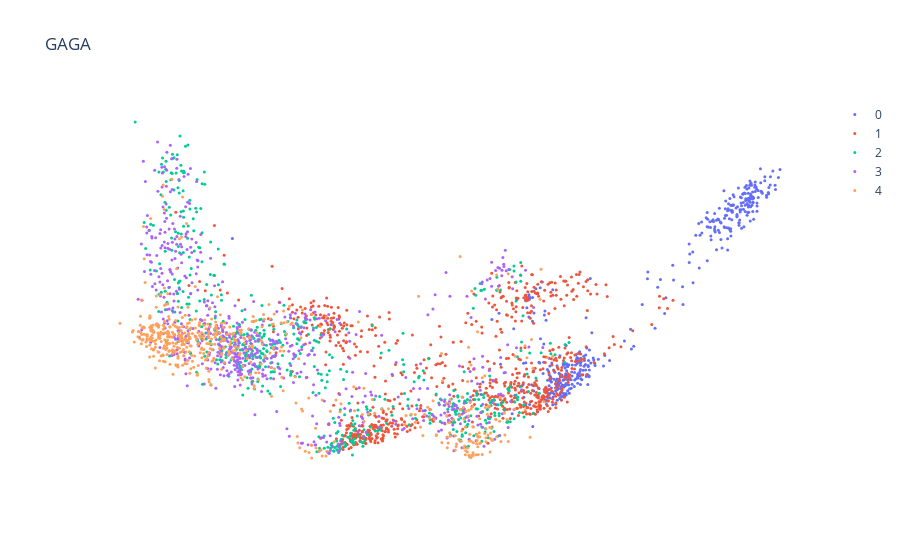
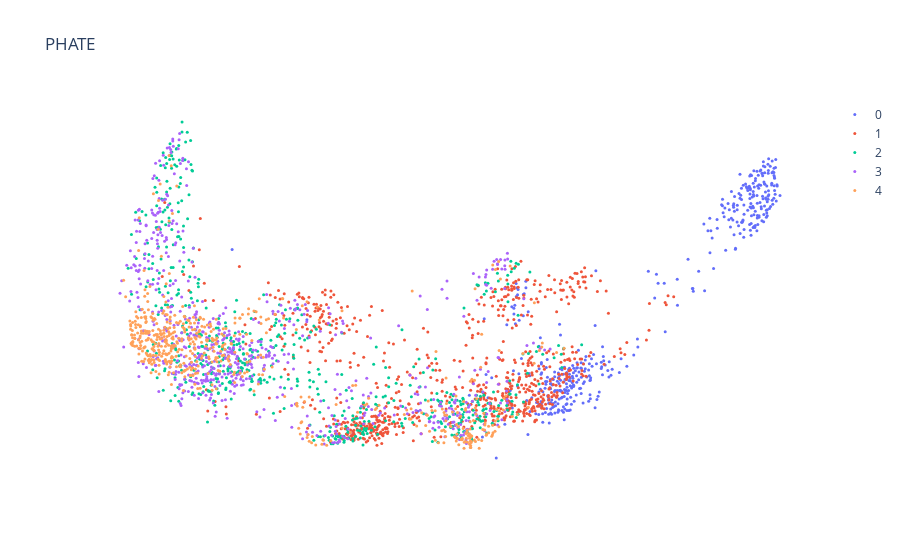

Here is the notebook cell these charts were saved with, in order:
### Code cell
cfg_main_data_name = 'EB_heatgeo_Denoise.5'

# results_path = f'results/{cfg_main.data_name}/{cfg_main.dimensions_latent}'
# pathlib.Path(results_path).mkdir(parents=True, exist_ok=True)

wandb.login()
api = wandb.Api()

entity = "xingzhis"
project = "dmae"
sweep_id = cfg_main_ae_sweep_id
sweep = api.sweep(f"{entity}/{project}/{sweep_id}")
# Initialize an empty list to store run data
runs_data = []

for run in sweep.runs:
    # Extract metrics and configs
    metrics = run.summary._json_dict
    configs = run.config
    
    # Combine metrics and configs, and add run ID
    combined_data = {**metrics, **configs, "run_id": run.id}
    
    # Append the combined data to the list
    runs_data.append(combined_data)

# Create a DataFrame from the runs data
df = pd.DataFrame(runs_data)

data_name = cfg_main_data_name
# run_ids = df[(df['data.name'] == data_name) & (df['cfg/loss/weights/cycle'] == 1.) & (df['cfg/dimensions/latent'] == 3)]['run_id']
run_ids = df[(df['data.name'] == data_name) & (df['loss.weights.cycle'] == cfg_main_weights_cycle) & (df['dimensions.latent'] == cfg_main_dimensions_latent) & (df['cfg/loss/weights/reconstr']==0.01) & (df['cfg/loss/weights/dist']==77.4)]['run_id']
assert len(run_ids) == 1
run_id = run_ids.iloc[0]
run = api.run(f"{entity}/{project}/{run_id}")
# run = api.run(f"{entity}/{project}/{run_id}")
folder_path = '../../src/wandb/'
cfg = OmegaConf.create(run.config)
folder_list = glob.glob(f"{folder_path}*{run.id}*")
ckpt_files = glob.glob(f"{folder_list[0]}/files/*.ckpt")
ckpt_path = ckpt_files[0]
cfg.data.root = '../' + cfg.data.root
model = Autoencoder.load_from_checkpoint(ckpt_path)
data = np.load(f"{cfg.data.root}/{cfg.data.name}{cfg.data.filetype}", allow_pickle=True)
with torch.no_grad():
    model.eval()
    x = torch.tensor(data['data'], dtype=torch.float32, device=model.device)
    z = model.encoder(x)
    xh = model.decoder(z)
    zhh = model.encoder(xh)
zc = z.cpu().numpy()

proc = Procrustes()
z1, z2, disp = proc.fit_transform(data['phate'], zc)
scatter(z2, data['colors'], s=3, white_bkgrnd=True, ticks=False, rescale=True, title='GAGA').show()
scatter(data['phate'], data['colors'], s=3, white_bkgrnd=True, ticks=False, rescale=True, title='PHATE').show()
gaga_heatgeo_denoise, true_heatgeo_denoise = z2, data['phate']

### Figure 1 — Plotly figure (JSON) as saved in the notebook; plotly's stock layout.template omitted (floating-point values rounded to 4 significant figures; data arrays with more than 128 entries replaced by an {"elided": "..."} marker saying what was removed)
{"data": [{"marker": {"color": 0, "colorscale": [[0, "#440154"], [0.1111, "#482878"], [0.2222, "#3e4989"], [0.3333, "#31688e"], [0.4444, "#26828e"], [0.5556, "#1f9e89"], [0.6667, "#35b779"], [0.7778, "#6ece58"], [0.8889, "#b5de2b"], [1, "#fde725"]], "opacity": 1, "size": 3}, "mode": "markers", "name": "0", "type": "scatter", "x": {"elided": "419 float values"}, "y": {"elided": "419 float values"}}, {"marker": {"color": 1, "opacity": 1, "size": 3}, "mode": "markers", "name": "1", "type": "scatter", "x": {"elided": "758 float values"}, "y": {"elided": "758 float values"}}, {"marker": {"color": 2, "opacity": 1, "size": 3}, "mode": "markers", "name": "2", "type": "scatter", "x": {"elided": "598 float values"}, "y": {"elided": "598 float values"}}, {"marker": {"color": 3, "opacity": 1, "size": 3}, "mode": "markers", "name": "3", "type": "scatter", "x": {"elided": "652 float values"}, "y": {"elided": "652 float values"}}, {"marker": {"color": 4, "opacity": 1, "size": 3}, "mode": "markers", "name": "4", "type": "scatter", "x": {"elided": "573 float values"}, "y": {"elided": "573 float values"}}], "layout": {"paper_bgcolor": "white", "plot_bgcolor": "white", "scene": {"xaxis": {"title": {"text": "X"}}, "yaxis": {"title": {"text": "Y"}}}, "showlegend": true, "title": {"text": "GAGA"}, "xaxis": {"showgrid": false, "showline": false, "showticklabels": false, "ticks": "", "zeroline": false}, "yaxis": {"showgrid": false, "showline": false, "showticklabels": false, "ticks": "", "zeroline": false}}}

### Figure 2 — Plotly figure (JSON) as saved in the notebook; plotly's stock layout.template omitted (floating-point values rounded to 4 significant figures; data arrays with more than 128 entries replaced by an {"elided": "..."} marker saying what was removed)
{"data": [{"marker": {"color": 0, "colorscale": [[0, "#440154"], [0.1111, "#482878"], [0.2222, "#3e4989"], [0.3333, "#31688e"], [0.4444, "#26828e"], [0.5556, "#1f9e89"], [0.6667, "#35b779"], [0.7778, "#6ece58"], [0.8889, "#b5de2b"], [1, "#fde725"]], "opacity": 1, "size": 3}, "mode": "markers", "name": "0", "type": "scatter", "x": {"elided": "419 float values"}, "y": {"elided": "419 float values"}}, {"marker": {"color": 1, "opacity": 1, "size": 3}, "mode": "markers", "name": "1", "type": "scatter", "x": {"elided": "758 float values"}, "y": {"elided": "758 float values"}}, {"marker": {"color": 2, "opacity": 1, "size": 3}, "mode": "markers", "name": "2", "type": "scatter", "x": {"elided": "598 float values"}, "y": {"elided": "598 float values"}}, {"marker": {"color": 3, "opacity": 1, "size": 3}, "mode": "markers", "name": "3", "type": "scatter", "x": {"elided": "652 float values"}, "y": {"elided": "652 float values"}}, {"marker": {"color": 4, "opacity": 1, "size": 3}, "mode": "markers", "name": "4", "type": "scatter", "x": {"elided": "573 float values"}, "y": {"elided": "573 float values"}}], "layout": {"paper_bgcolor": "white", "plot_bgcolor": "white", "scene": {"xaxis": {"title": {"text": "X"}}, "yaxis": {"title": {"text": "Y"}}}, "showlegend": true, "title": {"text": "PHATE"}, "xaxis": {"showgrid": false, "showline": false, "showticklabels": false, "ticks": "", "zeroline": false}, "yaxis": {"showgrid": false, "showline": false, "showticklabels": false, "ticks": "", "zeroline": false}}}
